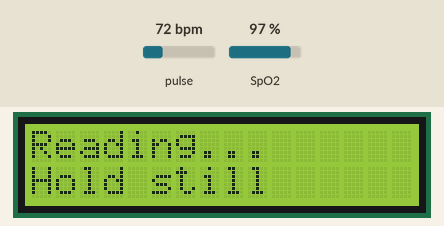
This sketch was run on a simulated ESP32-C6. Shown: 16×2 character LCD. The test bench sets the inputs (shaded band); at power-on: pulse 72 bpm, SpO2 97 %. WiFi joins after 1.5 s; servers stay silent unless stated; the local clock reads 2024-03-15 10:24:30 at power-on unless the sketch sets it; no MQTT or app messages arrive unless stated; what the sketch prints to the serial monitor is not drawn.

Above: at 2.9 s.
3.0 s: pulse set to 42 bpm
At 3.6 s:
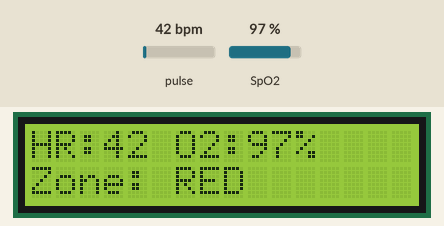
10.8 s: pulse set to 70 bpm
At 16.0 s:
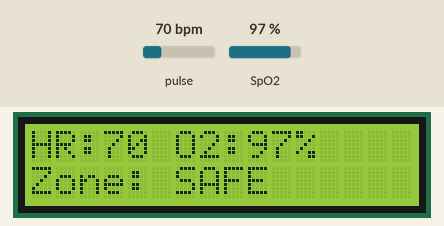
20.2 s: SpO2 set to 93 %
At 24.8 s:
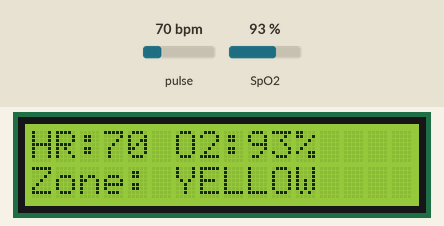
28.9 s: SpO2 set to 91 %
At 32.4 s:
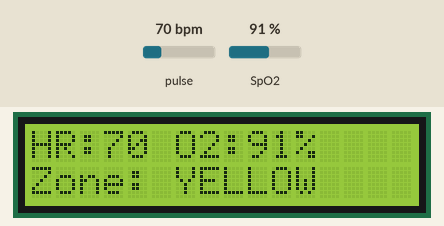
35.4 s: SpO2 set to 88 %
At 40.4 s:
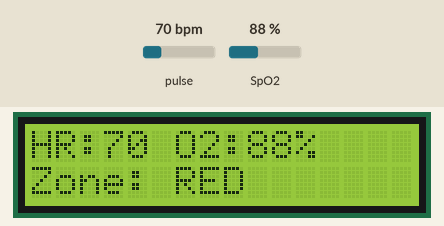
Timing chart, 0 to 41.9 s (numbered marks = the images above; inputs shaded):
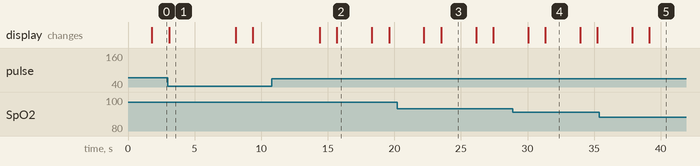

The sketch:

Bed_Monitor_MAX30102.ino
```cpp
// ╔══════════════════════════════════════════════════════════════════════╗
// ║  ICU Bedside Vitals Monitor   v1.0                                   ║
// ║  ESP32-C6 + MAX30102 (HR/SpO2) + LCD + MQTT (TLS)                    ║
// ║                                                                        ║
// ║  Reads heart rate + SpO2 every 60s, classifies into SAFE/YELLOW/RED   ║
// ║  zone, shows on LCD, publishes to MQTT, fires an alert once on entry  ║
// ║  into RED zone. Light-sleeps between cycles to save power while      ║
// ║  keeping WiFi/MQTT alive for continuous alert coverage.               ║
// ║                                                                        ║
// ║  PRIVACY NOTE: this device only ever transmits BED_ID — never a       ║
// ║  patient name. The bed → patient mapping lives only in the hospital   ║
// ║  database, not on the device, to minimize PII exposure at the edge.   ║
// ╚══════════════════════════════════════════════════════════════════════╝
//
//  Libraries (Arduino Library Manager):
//    - SparkFun MAX3010x Pulse and Proximity Sensor Library
//    - PubSubClient           by Nick O'Leary
//    - LiquidCrystal I2C      by Frank de Brabander
//    - WiFiClientSecure       built-in for ESP32 (TLS)


//  ── WIRING (ESP32) ──────────────────────────────────────────────────
//  Bus 1 (default Wire) — LCD
//    SDA → GPIO 21
//    SCL → GPIO 22

//  Bus 2 (Wire1) — MAX30102:
//    SDA → GPIO 33
//    SCL → GPIO 32

//  ── MQTT TOPICS ──────────────────────────────────────────────────────
//  hospital/icu/<BED_ID>/vitals   → routine reading every 60s (QoS 0)
//  hospital/icu/<BED_ID>/alert    → fires ONCE on entering RED zone (QoS 1)
//  hospital/icu/<BED_ID>/status   → fires ONCE on leaving RED zone (QoS 1)

#include <WiFi.h>
#include <WiFiClientSecure.h>
#include <PubSubClient.h>
#include <Wire.h>
#include <LiquidCrystal_I2C.h>
#include "MAX30105.h"
#include "spo2_algorithm.h"
#include "esp_sleep.h"
#include "time.h"

// ── VARIABLE DECLERATION ────────────────────────────────────────
const char* WIFI_SSID   = "ArunaPhn";
const char* WIFI_PASS   = "112345678990";

const char* MQTT_BROKER = "192.168.43.110";
const int   MQTT_PORT   = 8883;              // TLS
const char* MQTT_USER   = "esp32user";
const char* MQTT_PASS   = "pass@pass123";


const char* BED_ID      = "BED-01";

// broker's CA cert

const char* ROOT_CA = R"EOF(-----BEGIN CERTIFICATE-----
AGMIIC8jCCAdqgAwIBAgIUJZk8gz9Qmqw/DnqbK4wuscQ2OxUwDQYJKoZIhvcNAQEL
BQAwGTEXMBUGA1UEAwwOSG9zcGl0YWxJQ1UtQ0EwHhcNMjYwNzE2MDMyNzU4WhcN
MzYwNzEzMDMyNzU4WjAZMRcwFQYDVQQDDA5Ib3NwaXRhbElDVS1DQTCCASIwDQYJ
KoZIhvcNAQEBBQADggEPADCCAQoCggEBAIgIpAGUZZH3tWrMS0i9ISyAFWuUhSv5
cg+qbfiwhqR04pKKCy3Ilk4POArCD0VvYj0dZOgmw1elTBIandvPeysAijlhqiO2
vgtjzHy+bBefewfVmcCau3w8siY9IAaRgPjPFp5E7TDSi7QhjL6cxT7d5/P2bkZT
o2HUBipPprfhiV/BL7Sj1SOfDcjZnmh6AgqVWK1bi1xoNj23rcylukRFHkIjDNAj
feEEL24FJB9X3m4akkV7RvGltiCrmAylfXyaRdqO7HO1c1faROwWU1NoOe6kbt8t
66kZucGM1moAtgevgWyRHiLLLOz0nY1Rl3+MKWPRyvBC8feyrTs6kgUCAwEAAaMy
MDAwHQYDVR0OBBYEFM2nbLBFyFhBUEaYOxOK2YOaW0CNMA8GA1UdEwEB/wQFMAMB
Af8wDQYJKoZIhvcNAQELBQADggEBAFOvrd/SgJZnJQfsEJxWBHPq7Bqn/RIpEw1y
Aj877RjlUbxX/Xy69VEpanY03FTeI7YcxPYrFR0MpSe+hbHioR3mlJYKjInAii+A
cq1AvjITZNybXHxqwV4drEBnWlYHjaEVOPjDco+5rgiGkMZGwcPlB4VdvlYA80h8
BI+wbwBjG8at2jJtwuHZTtLMVgG5Xq+uvSpUKHP6pEbDkJUJIwH3lZE2RjyUVWSN
FfOQxklo2gbVwUZ/qZy0pjbCdB915dLCdMR/XDwe8ZuQW8zdjyQ5BIEMErK0llK2
xYR/l95CGXBsWJIP2Sj05VfOv4RlBCDPhUNULeqYXHfwamu2IGE=
-----END CERTIFICATE-----)EOF";
// ─────────────────────────────────────────────────────────────────────

// ── CLINICAL THRESHOLDS──────
#define HR_SAFE_LOW     60
#define HR_SAFE_HIGH    100
#define HR_YELLOW_LOW   50
#define HR_YELLOW_HIGH  120
// outside YELLOW range → RED

#define SPO2_SAFE_MIN   95
#define SPO2_YELLOW_MIN 90
// below YELLOW_MIN → RED
// ─────────────────────────────────────────────────────────────────────

#define READ_CYCLE_S    60      // full cycle: read + publish + sleep
#define BUFFER_SIZE     100     // samples collected per reading

#define NTP_SERVER      "pool.ntp.org"
#define GMT_OFFSET_SEC  19800   // UTC+05:30 Sri Lanka
#define DST_OFFSET_SEC  0

MAX30105 particleSensor;
WiFiClientSecure secureClient;
PubSubClient     mqtt;
LiquidCrystal_I2C lcd(0x27, 16, 2);

uint32_t irBuffer[BUFFER_SIZE];
uint32_t redBuffer[BUFFER_SIZE];

int32_t spo2;
int8_t  validSPO2;
int32_t heartRate;
int8_t  validHeartRate;

enum Zone { ZONE_SAFE, ZONE_YELLOW, ZONE_RED, ZONE_NO_SIGNAL };
Zone currentZone   = ZONE_NO_SIGNAL;
bool redAlertActive = false;

unsigned long mqttBackoffMs = 1000;
const unsigned long MQTT_BACKOFF_MAX = 30000;
unsigned long lastReconnectAttempt = 0;

bool ntpReady() { time_t t; time(&t); return t > 100000; }

void syncTime() {
    Serial.print("[NTP] Syncing time");
    configTime(GMT_OFFSET_SEC, DST_OFFSET_SEC, NTP_SERVER);
    for (int i = 0; !ntpReady() && i < 20; i++) {
        delay(500);
        Serial.print(".");
    }
    Serial.println();
    if (ntpReady()) {
        Serial.println("[NTP] Time synced — TLS cert validation will work correctly");
    } else {
        Serial.println("[NTP] WARNING: time sync failed — TLS connections will likely fail");
    }
}

// ══════════════════════════════════════════════════════════════════════
void connectWiFi() {
    WiFi.disconnect(true);   // force clean state before reconnecting — prevents
    delay(100);              // "cannot set config" collisions after light sleep
    WiFi.mode(WIFI_STA);
    WiFi.setSleep(false);    // disable WiFi's own power-save mode; it conflicts
                              // with our manual light-sleep duty cycling
    WiFi.begin(WIFI_SSID, WIFI_PASS);
    Serial.print("[WLAN] Connecting");
    for (int i = 0; WiFi.status() != WL_CONNECTED && i < 40; i++) {
        delay(500);
        Serial.print(".");
    }
    Serial.println();
    if (WiFi.status() == WL_CONNECTED) {
        Serial.println("[WLAN] Connected, IP: " + WiFi.localIP().toString());
    } else {
        Serial.println("[WLAN] FAILED — will retry in loop()");
    }
}

bool connectMQTTOnce() {
    Serial.print("[MQTT] Attempting connect...");
    bool ok = mqtt.connect(BED_ID, MQTT_USER, MQTT_PASS);
    if (ok) {
        Serial.println(" connected.");
        mqttBackoffMs = 1000;
    } else {
        Serial.printf(" failed, rc=%d. Next retry in %lums\n", mqtt.state(), mqttBackoffMs);
        mqttBackoffMs = min(mqttBackoffMs * 2, MQTT_BACKOFF_MAX);
    }
    return ok;
}

void maintainMQTT() {
    if (mqtt.connected()) return;
    unsigned long now = millis();
    if (now - lastReconnectAttempt >= mqttBackoffMs) {
        lastReconnectAttempt = now;
        connectMQTTOnce();
    }
}

// ──────────────────────────────────────────────────────────────────────
void lcdWrite(const String& r0, const String& r1) {
    auto pad = [](String s) -> String {
        while ((int)s.length() < 16) s += ' ';
        return s.substring(0, 16);
    };
    lcd.setCursor(0, 0); lcd.print(pad(r0));
    lcd.setCursor(0, 1); lcd.print(pad(r1));
}

// ══════════════════════════════════════════════════════════════════════
// Zone classification — overall zone is the WORSE of HR zone and SpO2 zone
Zone classifyHR(int32_t hr) {
    if (hr >= HR_SAFE_LOW && hr <= HR_SAFE_HIGH) return ZONE_SAFE;
    if (hr >= HR_YELLOW_LOW && hr <= HR_YELLOW_HIGH) return ZONE_YELLOW;
    return ZONE_RED;
}

Zone classifySpO2(int32_t sp) {
    if (sp >= SPO2_SAFE_MIN) return ZONE_SAFE;
    if (sp >= SPO2_YELLOW_MIN) return ZONE_YELLOW;
    return ZONE_RED;
}

Zone worseZone(Zone a, Zone b) {
    if (a == ZONE_RED || b == ZONE_RED) return ZONE_RED;
    if (a == ZONE_YELLOW || b == ZONE_YELLOW) return ZONE_YELLOW;
    return ZONE_SAFE;
}

const char* zoneName(Zone z) {
    switch (z) {
        case ZONE_SAFE:      return "SAFE";
        case ZONE_YELLOW:    return "YELLOW";
        case ZONE_RED:       return "RED";
        default:             return "NO_SIGNAL";
    }
}

// ══════════════════════════════════════════════════════════════════════
// Collect BUFFER_SIZE samples and run the Maxim HR/SpO2 algorithm
void takeReading() {
    for (int i = 0; i < BUFFER_SIZE; i++) {
        while (!particleSensor.available()) particleSensor.check();
        redBuffer[i] = particleSensor.getRed();
        irBuffer[i]  = particleSensor.getIR();
        particleSensor.nextSample();
    }

    maxim_heart_rate_and_oxygen_saturation(
        irBuffer, BUFFER_SIZE, redBuffer,
        &spo2, &validSPO2, &heartRate, &validHeartRate
    );

    // No finger / weak signal detection — low IR reading means nothing's on the sensor
    long irMean = 0;
    for (int i = 0; i < BUFFER_SIZE; i++) irMean += irBuffer[i];
    irMean /= BUFFER_SIZE;

    if (irMean < 50000 || !validHeartRate || !validSPO2) {
        currentZone = ZONE_NO_SIGNAL;
        Serial.println("[SENSOR] No finger detected / invalid reading");
        lcdWrite("No signal", "Check sensor");
        return;
    }

    Zone hrZone   = classifyHR(heartRate);
    Zone spo2Zone = classifySpO2(spo2);
    currentZone   = worseZone(hrZone, spo2Zone);

    Serial.printf("[VITALS] HR=%ld bpm  SpO2=%ld%%  Zone=%s\n",
                  heartRate, spo2, zoneName(currentZone));

    lcdWrite(
        "HR:" + String(heartRate) + " O2:" + String(spo2) + "%",
        "Zone: " + String(zoneName(currentZone))
    );
}

// ══════════════════════════════════════════════════════════════════════
void publishJSON(const char* topicSuffix, const String& json, int qos) {
    String topic = "hospital/icu/" + String(BED_ID) + "/" + topicSuffix;
    mqtt.publish(topic.c_str(), json.c_str());
    Serial.printf("[MQTT] -> %s (QoS%d) : %s\n", topic.c_str(), qos, json.c_str());
}

void publishVitals() {
    String json = "{";
    json += "\"bed_id\":\"" + String(BED_ID) + "\",";
    json += "\"hr\":" + String(heartRate) + ",";
    json += "\"spo2\":" + String(spo2) + ",";
    json += "\"zone\":\"" + String(zoneName(currentZone)) + "\"";
    json += "}";
    publishJSON("vitals", json, 0);
}

void fireRedAlert() {
    redAlertActive = true;
    String json = "{";
    json += "\"bed_id\":\"" + String(BED_ID) + "\",";
    json += "\"level\":\"RED\",";
    json += "\"hr\":" + String(heartRate) + ",";
    json += "\"spo2\":" + String(spo2) + ",";
    json += "\"message\":\"Patient vitals in critical zone\"";
    json += "}";
    publishJSON("alert", json, 1);
}

void clearRedAlert() {
    redAlertActive = false;
    String json = "{";
    json += "\"bed_id\":\"" + String(BED_ID) + "\",";
    json += "\"level\":\"CLEARED\",";
    json += "\"hr\":" + String(heartRate) + ",";
    json += "\"spo2\":" + String(spo2);
    json += "}";
    publishJSON("status", json, 1);
}

void evaluateAlert() {
    if (currentZone == ZONE_RED && !redAlertActive) {
        fireRedAlert();
    } else if (currentZone != ZONE_RED && redAlertActive) {
        clearRedAlert();
    }
}

// ══════════════════════════════════════════════════════════════════════
// Light sleep for the remainder of the 60s cycle — keeps WiFi/MQTT state
// alive (unlike deep sleep) so alert coverage stays continuous.
void sleepRemainder(unsigned long elapsedMs) {
    long remainingS = READ_CYCLE_S - (elapsedMs / 1000);
    if (remainingS <= 0) return;
    Serial.printf("[SLEEP] Light-sleeping for %lds\n", remainingS);
    WiFi.disconnect(true);   // clean teardown before sleep — avoids a corrupted
                              // radio state on wake that caused reconnect failures
    esp_sleep_enable_timer_wakeup((uint64_t)remainingS * 1000000ULL);
    esp_light_sleep_start();
    Serial.println("[SLEEP] Woke up");
}

// ══════════════════════════════════════════════════════════════════════
void setup() {
    Serial.begin(115200);
    Serial.printf("\n=== ICU Bedside Monitor v1.0 | %s ===\n", BED_ID);

    Wire.begin(21, 22);    // Bus 1: LCD — SDA=GPIO21, SCL=GPIO22 (ESP32 default, matches your existing LCD wiring)
    Wire1.begin(33, 32);   // Bus 2: MAX30102 — SDA=GPIO33, SCL=GPIO32
    lcd.init();
    lcd.backlight();
    lcdWrite("ICU Monitor", String(BED_ID));

    if (!particleSensor.begin(Wire1, I2C_SPEED_FAST)) {
        Serial.println("[SENSOR] MAX30102 not found — check wiring");
        lcdWrite("Sensor ERROR", "Check wiring");
        while (1) delay(1000);
    }
    particleSensor.setup();   // default settings: 100Hz, 4 LED pulse width, etc.

    connectWiFi();
    syncTime();   // MUST happen before TLS — cert validation checks dates against device clock

    secureClient.setCACert(ROOT_CA);
    mqtt.setClient(secureClient);
    mqtt.setServer(MQTT_BROKER, MQTT_PORT);
    connectMQTTOnce();
}

// ══════════════════════════════════════════════════════════════════════
void loop() {
    unsigned long cycleStart = millis();

    if (WiFi.status() != WL_CONNECTED) connectWiFi();
    maintainMQTT();
    mqtt.loop();

    lcdWrite("Reading...", "Hold still");
    takeReading();

    if (currentZone != ZONE_NO_SIGNAL) {
        publishVitals();
        evaluateAlert();
    }

    unsigned long elapsed = millis() - cycleStart;

    // Skip sleep while a RED alert is active — poll faster to catch recovery sooner
    if (!redAlertActive) {
        sleepRemainder(elapsed);
    } else {
        delay(5000);
    }
}
```

Measured:
- the behaviour switches between 95 and 94 % on SpO2 (found by bisection; images 2 and 3)
- the behaviour switches between 90 and 89 % on SpO2 (found by bisection; images 4 and 5)
- after the input at 3.0 s, the display: changes after 0.08 s (image 1)
- after the input at 10.8 s, the display: first differs from a run without the input after 4.9 s (image 2)
- after the input at 20.2 s, the display: first differs from a run without the input after 3.3 s (image 3)
- after the input at 28.9 s, the display: first differs from a run without the input after 2.4 s (image 4)
- after the input at 35.4 s, the display: first differs from a run without the input after 3.7 s (image 5)
